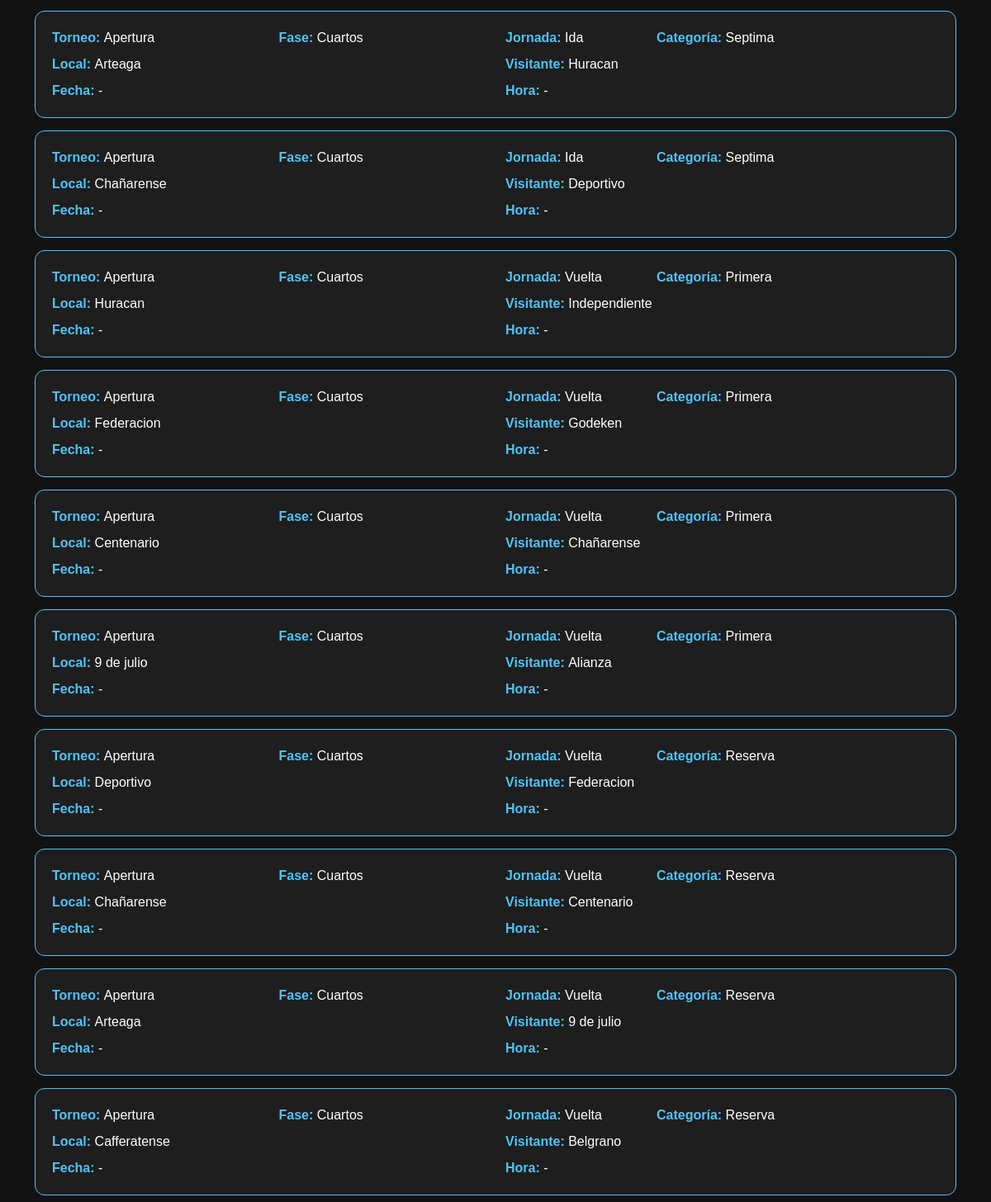
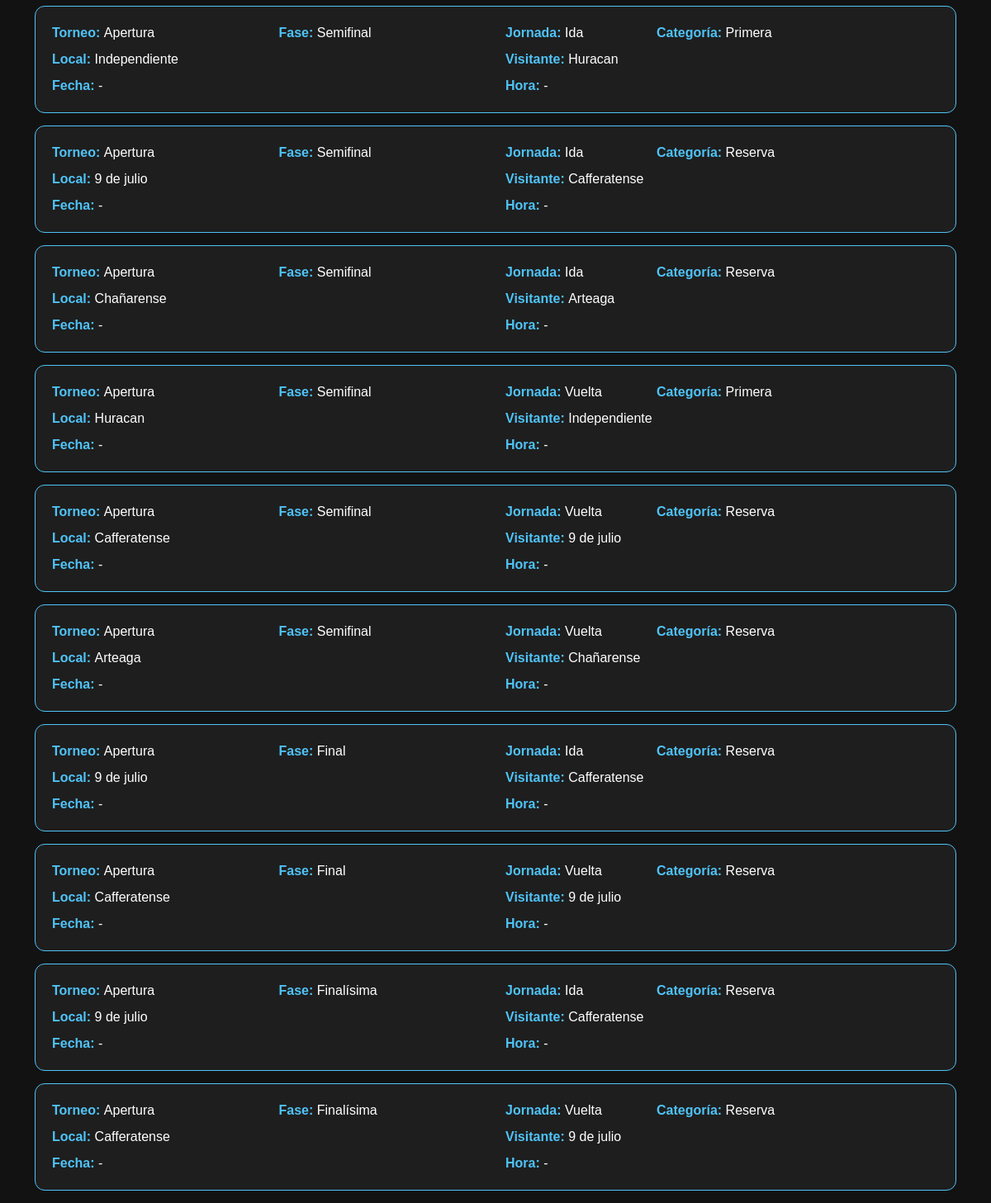
Before: /playoff/partidos (lower part) with the older database file (2 pictures, top to bottom).
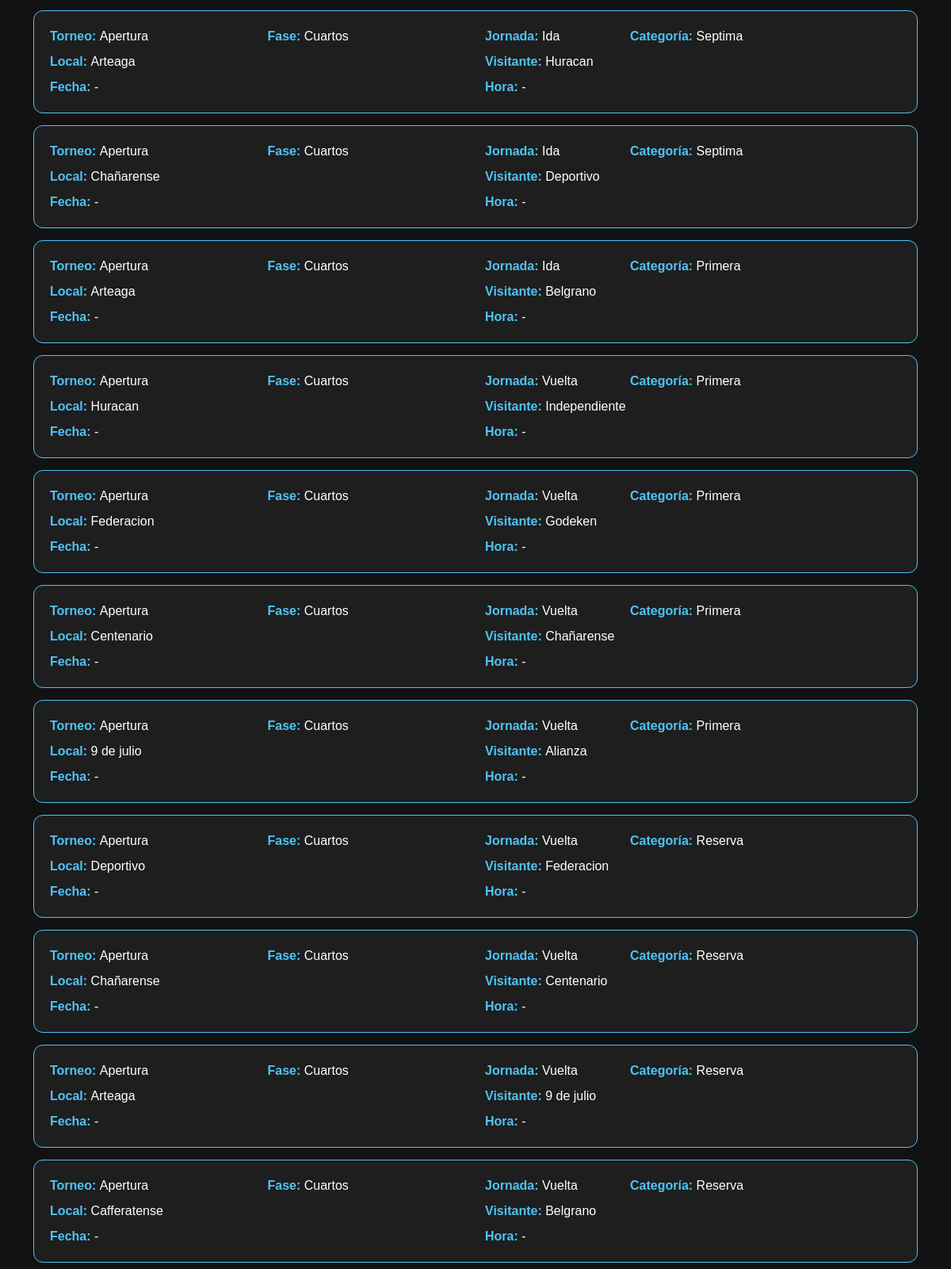
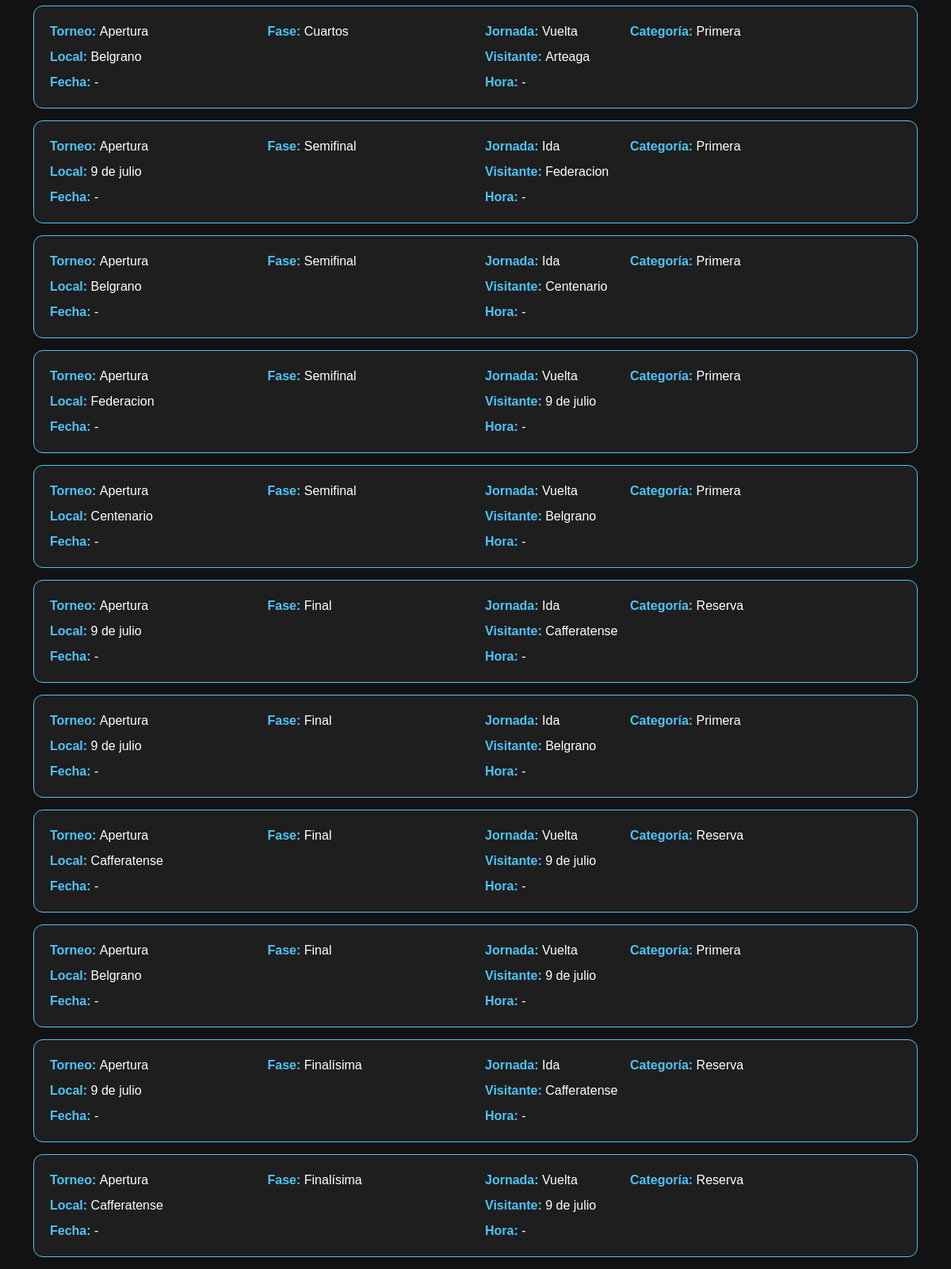
After: the same page with the newer database file (2 pictures, top to bottom).
### app/models/models.py (models this page shows, shortened)
class Partido(db.Model):
    __tablename__ = 'partido'
    id = db.Column(db.Integer, primary_key=True)
    fecha_partido = db.Column(db.Date, nullable=True)
    hora_partido = db.Column(db.Time, nullable=True)
    jornada = db.Column(db.Integer, nullable=False)
    categoria = db.Column(db.String(20), nullable=False)
    torneo_id = db.Column(db.Integer, db.ForeignKey('torneo.id'), nullable=True)
    fase_id = db.Column(db.Integer, db.ForeignKey('fase.id'), nullable=True)
    equipo_local_id = db.Column(db.Integer, db.ForeignKey('equipo.id'), nullable=False)
    equipo_visitante_id = db.Column(db.Integer, db.ForeignKey('equipo.id'), nullable=False)
    goles_local = db.Column(db.Integer, default=0, nullable=False)
    goles_visitante = db.Column(db.Integer, default=0, nullable=False)
    jugado = db.Column(db.Boolean, default=False, nullable=False)
    equipo_local = db.relationship(
        'Equipo',
        foreign_keys=[equipo_local_id],
        back_populates='partidos_local'
    )
    equipo_visitante = db.relationship(
        'Equipo',
        foreign_keys=[equipo_visitante_id],
        back_populates='partidos_visitante'
    )
    torneo = db.relationship('Torneo', back_populates='partidos')
    fase = db.relationship('Fase', back_populates='partidos')
    estadisticas_jugadores = db.relationship(
        'EstadoJugadorPartido',
        back_populates='partido',
        lazy='select',
        cascade='all, delete-orphan'
    )

class Torneo(db.Model):
    __tablename__ = 'torneo'
    id = db.Column(db.Integer, primary_key=True)
    nombre = db.Column(db.String(50), nullable=False)  # Apertura / Clausura
    temporada_id = db.Column(db.Integer, db.ForeignKey('temporada.id'), nullable=False)
    temporada = db.relationship('Temporada', back_populates='torneos')
    partidos = db.relationship('Partido', back_populates='torneo')
    fases = db.relationship('Fase', back_populates='torneo')

class Fase(db.Model):
    __tablename__ = 'fase'
    id = db.Column(db.Integer, primary_key=True)
    nombre = db.Column(db.String(50), nullable=False)
    orden = db.Column(db.Integer, nullable=False, default=0)  # si no definiste, poner default
    torneo_id = db.Column(db.Integer, db.ForeignKey('torneo.id'), nullable=False)
    ida_vuelta = db.Column(db.Boolean, default=False, nullable=False)
    torneo = db.relationship('Torneo', back_populates='fases')
    partidos = db.relationship('Partido', back_populates='fase')

class Club(db.Model):
    __tablename__ = 'club'
    id = db.Column(db.Integer, primary_key=True)
    nombre = db.Column(db.String(150), nullable=False, unique=True)
    localidad = db.Column(db.String(120), nullable=True)
    escudo_url = db.Column(db.String(300), nullable=True)
    equipos = db.relationship('Equipo', back_populates='club', lazy='select', cascade='all, delete-orphan')

### app/routes/views.py (the view)
@views.route("/playoff/partidos", methods=["GET"])
def vista_partidos_playoff():
    torneos = Torneo.query.order_by(Torneo.id.desc()).all()
    fases_list = Fase.query.filter(Fase.nombre.in_([
        "Cuartos", "Semifinal", "Final", "Finalísima"
    ])).order_by(Fase.orden).all()
    fases_dict = {}
    for fase in fases_list:
        if fase.nombre not in fases_dict:
            fases_dict[fase.nombre] = fase
    fases = list(fases_dict.values())
    partidos = (
        Partido.query
        .join(Fase)
        .join(Torneo, Partido.torneo_id == Torneo.id)
        .filter(Fase.nombre.in_([
            "Cuartos", "Semifinal", "Final", "Finalísima"
        ]))
        .order_by(Torneo.id.desc(), Fase.orden, Partido.jornada)
        .all()
    )
    return render_template(
        "plantillasAdmin/ver_partidos_playoff.html",
        torneos=torneos,
        fases=fases,
        partidos=partidos
    )

### app/templates/plantillasAdmin/ver_partidos_playoff.html (shortened to what this page needs)
<!doctype html>
<html lang="es">
<head>
<link href="https://cdn.jsdelivr.net/npm/bootstrap@5.3.3/dist/css/bootstrap.min.css" rel="stylesheet">
</head>
<body>
<div class="container mt-5">
    {% if partidos %}
        {% for p in partidos %}
        <div class="card">
            <div class="row">
                <div class="col-md-3"><strong>Torneo:</strong> <span>{{ p.torneo.nombre }}</span></div>
                <div class="col-md-3"><strong>Fase:</strong> <span>{{ p.fase.nombre }}</span></div>
                <div class="col-md-2"><strong>Jornada:</strong> <span>{% if p.fase.ida_vuelta %}{{ "Ida" if p.jornada==1 else "Vuelta" }}{% else %}Único{% endif %}</span></div>
                <div class="col-md-2"><strong>Categoría:</strong> <span>{{ p.categoria|capitalize }}</span></div>
            </div>
            <div class="row mt-2">
                <div class="col-md-6"><strong>Local:</strong> <span>{{ p.equipo_local.club.nombre }}</span></div>
                <div class="col-md-6"><strong>Visitante:</strong> <span>{{ p.equipo_visitante.club.nombre }}</span></div>
            </div>
            <div class="row mt-2">
                <div class="col-md-6"><strong>Fecha:</strong> <span>{{ p.fecha_partido or "-" }}</span></div>
                <div class="col-md-6"><strong>Hora:</strong> <span>{{ p.hora_partido or "-" }}</span></div>
            </div>
        </div>
        {% endfor %}
    {% else %}
        <div class="alert alert-info text-center">
            No hay partidos de playoff cargados aún.
        </div>
    {% endif %}
</div>
</body>
</html>

### app/templates/plantillasAdmin/ver_partidos_playoff.html (style rules this page uses)
body { background: #121212; color: #f5f5f5; font-family: Arial, sans-serif; }
.card { background: #1e1e1e; border: 1px solid #4fc3f7; border-radius: 12px; padding: 20px; margin-bottom: 15px; }
.row + .row { margin-top: 10px; }

Changed rows visible on the page:
removed Partido: torneo.nombre "Apertura", fase.nombre "Semifinal", jornada "Ida", categoria "Primera", equipo_local.club.nombre "Independiente", equipo_visitante.club.nombre "Huracan", fecha_partido "-", hora_partido "-"
removed Partido: torneo.nombre "Apertura", fase.nombre "Semifinal", jornada "Ida", categoria "Reserva", equipo_local.club.nombre "9 de julio", equipo_visitante.club.nombre "Cafferatense", fecha_partido "-", hora_partido "-"
removed Partido: torneo.nombre "Apertura", fase.nombre "Semifinal", jornada "Ida", categoria "Reserva", equipo_local.club.nombre "Chañarense", equipo_visitante.club.nombre "Arteaga", fecha_partido "-", hora_partido "-"
removed Partido: torneo.nombre "Apertura", fase.nombre "Semifinal", jornada "Vuelta", categoria "Primera", equipo_local.club.nombre "Huracan", equipo_visitante.club.nombre "Independiente", fecha_partido "-", hora_partido "-"
removed Partido: torneo.nombre "Apertura", fase.nombre "Semifinal", jornada "Vuelta", categoria "Reserva", equipo_local.club.nombre "Cafferatense", equipo_visitante.club.nombre "9 de julio", fecha_partido "-", hora_partido "-"
removed Partido: torneo.nombre "Apertura", fase.nombre "Semifinal", jornada "Vuelta", categoria "Reserva", equipo_local.club.nombre "Arteaga", equipo_visitante.club.nombre "Chañarense", fecha_partido "-", hora_partido "-"
added Partido: torneo.nombre "Apertura", fase.nombre "Cuartos", jornada "Ida", categoria "Primera", equipo_local.club.nombre "Arteaga", equipo_visitante.club.nombre "Belgrano", fecha_partido "-", hora_partido "-"
added Partido: torneo.nombre "Apertura", fase.nombre "Cuartos", jornada "Vuelta", categoria "Primera", equipo_local.club.nombre "Belgrano", equipo_visitante.club.nombre "Arteaga", fecha_partido "-", hora_partido "-"
added Partido: torneo.nombre "Apertura", fase.nombre "Semifinal", jornada "Ida", categoria "Primera", equipo_local.club.nombre "9 de julio", equipo_visitante.club.nombre "Federacion", fecha_partido "-", hora_partido "-"
added Partido: torneo.nombre "Apertura", fase.nombre "Semifinal", jornada "Ida", categoria "Primera", equipo_local.club.nombre "Belgrano", equipo_visitante.club.nombre "Centenario", fecha_partido "-", hora_partido "-"
added Partido: torneo.nombre "Apertura", fase.nombre "Semifinal", jornada "Vuelta", categoria "Primera", equipo_local.club.nombre "Federacion", equipo_visitante.club.nombre "9 de julio", fecha_partido "-", hora_partido "-"
added Partido: torneo.nombre "Apertura", fase.nombre "Semifinal", jornada "Vuelta", categoria "Primera", equipo_local.club.nombre "Centenario", equipo_visitante.club.nombre "Belgrano", fecha_partido "-", hora_partido "-"
added Partido: torneo.nombre "Apertura", fase.nombre "Final", jornada "Ida", categoria "Primera", equipo_local.club.nombre "9 de julio", equipo_visitante.club.nombre "Belgrano", fecha_partido "-", hora_partido "-"
added Partido: torneo.nombre "Apertura", fase.nombre "Final", jornada "Vuelta", categoria "Primera", equipo_local.club.nombre "Belgrano", equipo_visitante.club.nombre "9 de julio", fecha_partido "-", hora_partido "-"
